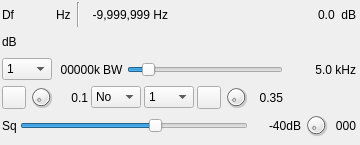
<?xml version="1.0" encoding="UTF-8"?>
<ui version="4.0">
 <class>FreqTrackerGUI</class>
 <widget class="RollupWidget" name="FreqTrackerGUI">
  <property name="geometry">
   <rect>
    <x>0</x>
    <y>0</y>
    <width>360</width>
    <height>145</height>
   </rect>
  </property>
  <property name="sizePolicy">
   <sizepolicy hsizetype="Minimum" vsizetype="Minimum">
    <horstretch>0</horstretch>
    <verstretch>0</verstretch>
   </sizepolicy>
  </property>
  <property name="minimumSize">
   <size>
    <width>360</width>
    <height>100</height>
   </size>
  </property>
  <property name="maximumSize">
   <size>
    <width>360</width>
    <height>16777215</height>
   </size>
  </property>
  <property name="font">
   <font>
    <family>Liberation Sans</family>
    <pointsize>9</pointsize>
   </font>
  </property>
  <property name="windowTitle">
   <string>Frequency Tracker</string>
  </property>
  <property name="statusTip">
   <string>Frequency Tracker</string>
  </property>
  <widget class="QWidget" name="settingsContainer" native="true">
   <property name="geometry">
    <rect>
     <x>0</x>
     <y>0</y>
     <width>358</width>
     <height>140</height>
    </rect>
   </property>
   <property name="windowTitle">
    <string>Settings</string>
   </property>
   <layout class="QVBoxLayout" name="verticalLayout">
    <property name="spacing">
     <number>3</number>
    </property>
    <property name="leftMargin">
     <number>2</number>
    </property>
    <property name="topMargin">
     <number>2</number>
    </property>
    <property name="rightMargin">
     <number>2</number>
    </property>
    <property name="bottomMargin">
     <number>2</number>
    </property>
    <item>
     <layout class="QHBoxLayout" name="deltaFreqPowLayout">
      <item>
       <layout class="QHBoxLayout" name="deltaFrequencyLayout">
        <item>
         <widget class="QLabel" name="deltaFrequencyLabel">
          <property name="minimumSize">
           <size>
            <width>16</width>
            <height>0</height>
           </size>
          </property>
          <property name="text">
           <string>Df</string>
          </property>
         </widget>
        </item>
        <item>
         <widget class="ValueDialZ" name="deltaFrequency" native="true">
          <property name="sizePolicy">
           <sizepolicy hsizetype="Maximum" vsizetype="Maximum">
            <horstretch>0</horstretch>
            <verstretch>0</verstretch>
           </sizepolicy>
          </property>
          <property name="minimumSize">
           <size>
            <width>32</width>
            <height>16</height>
           </size>
          </property>
          <property name="font">
           <font>
            <family>Liberation Mono</family>
            <pointsize>12</pointsize>
           </font>
          </property>
          <property name="cursor">
           <cursorShape>PointingHandCursor</cursorShape>
          </property>
          <property name="focusPolicy">
           <enum>Qt::StrongFocus</enum>
          </property>
          <property name="toolTip">
           <string>Demod shift frequency from center in Hz</string>
          </property>
         </widget>
        </item>
        <item>
         <widget class="QLabel" name="deltaUnits">
          <property name="text">
           <string>Hz </string>
          </property>
         </widget>
        </item>
        <item>
         <widget class="Line" name="line">
          <property name="orientation">
           <enum>Qt::Vertical</enum>
          </property>
         </widget>
        </item>
        <item>
         <widget class="QLabel" name="trackingFrequencyText">
          <property name="minimumSize">
           <size>
            <width>85</width>
            <height>0</height>
           </size>
          </property>
          <property name="toolTip">
           <string>Tracking delta frequency (Hz)</string>
          </property>
          <property name="text">
           <string>-9,999,999 Hz</string>
          </property>
          <property name="alignment">
           <set>Qt::AlignRight|Qt::AlignTrailing|Qt::AlignVCenter</set>
          </property>
         </widget>
        </item>
        <item>
         <spacer name="horizontalSpacer">
          <property name="orientation">
           <enum>Qt::Horizontal</enum>
          </property>
          <property name="sizeHint" stdset="0">
           <size>
            <width>40</width>
            <height>20</height>
           </size>
          </property>
         </spacer>
        </item>
       </layout>
      </item>
      <item>
       <layout class="QHBoxLayout" name="channelPowerLayout">
        <item>
         <widget class="QLabel" name="channelPower">
          <property name="toolTip">
           <string>Channel power</string>
          </property>
          <property name="layoutDirection">
           <enum>Qt::RightToLeft</enum>
          </property>
          <property name="text">
           <string>0.0</string>
          </property>
         </widget>
        </item>
        <item>
         <widget class="QLabel" name="channelPowerUnits">
          <property name="text">
           <string> dB</string>
          </property>
         </widget>
        </item>
       </layout>
      </item>
     </layout>
    </item>
    <item>
     <layout class="QHBoxLayout" name="signalLevelLayout">
      <item>
       <widget class="QLabel" name="channelPowerMeterUnits">
        <property name="text">
         <string>dB</string>
        </property>
       </widget>
      </item>
      <item>
       <widget class="LevelMeterSignalDB" name="channelPowerMeter" native="true">
        <property name="sizePolicy">
         <sizepolicy hsizetype="MinimumExpanding" vsizetype="Maximum">
          <horstretch>0</horstretch>
          <verstretch>0</verstretch>
         </sizepolicy>
        </property>
        <property name="minimumSize">
         <size>
          <width>0</width>
          <height>24</height>
         </size>
        </property>
        <property name="font">
         <font>
          <family>Liberation Mono</family>
          <pointsize>8</pointsize>
         </font>
        </property>
        <property name="toolTip">
         <string>Level meter (dB) top trace: average, bottom trace: instantaneous peak, tip: peak hold</string>
        </property>
       </widget>
      </item>
     </layout>
    </item>
    <item>
     <layout class="QHBoxLayout" name="rfBandwidthLayout">
      <item>
       <widget class="QComboBox" name="log2Decim">
        <property name="minimumSize">
         <size>
          <width>50</width>
          <height>0</height>
         </size>
        </property>
        <property name="maximumSize">
         <size>
          <width>50</width>
          <height>16777215</height>
         </size>
        </property>
        <property name="toolTip">
         <string>Decimation factor</string>
        </property>
        <item>
         <property name="text">
          <string>1</string>
         </property>
        </item>
        <item>
         <property name="text">
          <string>2</string>
         </property>
        </item>
        <item>
         <property name="text">
          <string>4</string>
         </property>
        </item>
        <item>
         <property name="text">
          <string>8</string>
         </property>
        </item>
        <item>
         <property name="text">
          <string>16</string>
         </property>
        </item>
        <item>
         <property name="text">
          <string>32</string>
         </property>
        </item>
        <item>
         <property name="text">
          <string>64</string>
         </property>
        </item>
       </widget>
      </item>
      <item>
       <widget class="QLabel" name="channelSampleRateText">
        <property name="minimumSize">
         <size>
          <width>45</width>
          <height>0</height>
         </size>
        </property>
        <property name="toolTip">
         <string>Channel sample rate</string>
        </property>
        <property name="text">
         <string>00000k</string>
        </property>
        <property name="alignment">
         <set>Qt::AlignRight|Qt::AlignTrailing|Qt::AlignVCenter</set>
        </property>
       </widget>
      </item>
      <item>
       <widget class="QLabel" name="rfBandwidthLabel">
        <property name="text">
         <string>BW</string>
        </property>
       </widget>
      </item>
      <item>
       <widget class="QSlider" name="rfBW">
        <property name="toolTip">
         <string>Channel bandwidth</string>
        </property>
        <property name="minimum">
         <number>10</number>
        </property>
        <property name="maximum">
         <number>400</number>
        </property>
        <property name="pageStep">
         <number>1</number>
        </property>
        <property name="value">
         <number>50</number>
        </property>
        <property name="orientation">
         <enum>Qt::Horizontal</enum>
        </property>
       </widget>
      </item>
      <item>
       <widget class="QLabel" name="rfBWText">
        <property name="minimumSize">
         <size>
          <width>70</width>
          <height>0</height>
         </size>
        </property>
        <property name="toolTip">
         <string>Channel bandwidth</string>
        </property>
        <property name="text">
         <string>5.0 kHz</string>
        </property>
        <property name="alignment">
         <set>Qt::AlignRight|Qt::AlignTrailing|Qt::AlignVCenter</set>
        </property>
       </widget>
      </item>
     </layout>
    </item>
    <item>
     <layout class="QHBoxLayout" name="trackerLayout">
      <item>
       <widget class="QToolButton" name="tracking">
        <property name="sizePolicy">
         <sizepolicy hsizetype="Preferred" vsizetype="Fixed">
          <horstretch>0</horstretch>
          <verstretch>0</verstretch>
         </sizepolicy>
        </property>
        <property name="toolTip">
         <string>Tracking enable</string>
        </property>
        <property name="text">
         <string/>
        </property>
        <property name="icon">
         <iconset resource="../../../sdrgui/resources/res.qrc">
          <normaloff>:/unlocked.png</normaloff>
          <normalon>:/locked.png</normalon>:/unlocked.png</iconset>
        </property>
        <property name="checkable">
         <bool>true</bool>
        </property>
       </widget>
      </item>
      <item>
       <widget class="QDial" name="alphaEMA">
        <property name="minimumSize">
         <size>
          <width>24</width>
          <height>24</height>
         </size>
        </property>
        <property name="maximumSize">
         <size>
          <width>24</width>
          <height>24</height>
         </size>
        </property>
        <property name="toolTip">
         <string>Alpha factor for delta frequency exponential moving average</string>
        </property>
        <property name="minimum">
         <number>1</number>
        </property>
        <property name="maximum">
         <number>100</number>
        </property>
        <property name="pageStep">
         <number>1</number>
        </property>
       </widget>
      </item>
      <item>
       <widget class="QLabel" name="alphaEMAText">
        <property name="minimumSize">
         <size>
          <width>32</width>
          <height>0</height>
         </size>
        </property>
        <property name="toolTip">
         <string>Alpha factor for delta frequency exponential moving average</string>
        </property>
        <property name="text">
         <string>0.1</string>
        </property>
        <property name="alignment">
         <set>Qt::AlignRight|Qt::AlignTrailing|Qt::AlignVCenter</set>
        </property>
       </widget>
      </item>
      <item>
       <widget class="QComboBox" name="trackerType">
        <property name="minimumSize">
         <size>
          <width>50</width>
          <height>0</height>
         </size>
        </property>
        <property name="maximumSize">
         <size>
          <width>50</width>
          <height>16777215</height>
         </size>
        </property>
        <property name="toolTip">
         <string>Tracking type</string>
        </property>
        <item>
         <property name="text">
          <string>No</string>
         </property>
        </item>
        <item>
         <property name="text">
          <string>FLL</string>
         </property>
        </item>
        <item>
         <property name="text">
          <string>PLL</string>
         </property>
        </item>
       </widget>
      </item>
      <item>
       <widget class="QComboBox" name="pllPskOrder">
        <property name="minimumSize">
         <size>
          <width>50</width>
          <height>0</height>
         </size>
        </property>
        <property name="maximumSize">
         <size>
          <width>50</width>
          <height>16777215</height>
         </size>
        </property>
        <property name="toolTip">
         <string>PLL PSK order (1 for CW)</string>
        </property>
        <item>
         <property name="text">
          <string>1</string>
         </property>
        </item>
        <item>
         <property name="text">
          <string>2</string>
         </property>
        </item>
        <item>
         <property name="text">
          <string>4</string>
         </property>
        </item>
        <item>
         <property name="text">
          <string>8</string>
         </property>
        </item>
        <item>
         <property name="text">
          <string>16</string>
         </property>
        </item>
        <item>
         <property name="text">
          <string>32</string>
         </property>
        </item>
       </widget>
      </item>
      <item>
       <widget class="ButtonSwitch" name="rrc">
        <property name="toolTip">
         <string>Toggle Reverse Root Cosine filter</string>
        </property>
        <property name="text">
         <string/>
        </property>
        <property name="icon">
         <iconset resource="../../../sdrgui/resources/res.qrc">
          <normaloff>:/dsb.png</normaloff>:/dsb.png</iconset>
        </property>
        <property name="checkable">
         <bool>true</bool>
        </property>
       </widget>
      </item>
      <item>
       <widget class="QDial" name="rrcRolloff">
        <property name="minimumSize">
         <size>
          <width>24</width>
          <height>24</height>
         </size>
        </property>
        <property name="maximumSize">
         <size>
          <width>24</width>
          <height>24</height>
         </size>
        </property>
        <property name="toolTip">
         <string>Reverse Root Cosine filter rolloff factor</string>
        </property>
       </widget>
      </item>
      <item>
       <widget class="QLabel" name="rrcRolloffText">
        <property name="minimumSize">
         <size>
          <width>32</width>
          <height>0</height>
         </size>
        </property>
        <property name="toolTip">
         <string>Reverse Root Cosine filter rolloff factor</string>
        </property>
        <property name="text">
         <string>0.35</string>
        </property>
        <property name="alignment">
         <set>Qt::AlignRight|Qt::AlignTrailing|Qt::AlignVCenter</set>
        </property>
       </widget>
      </item>
      <item>
       <spacer name="horizontalSpacer_2">
        <property name="orientation">
         <enum>Qt::Horizontal</enum>
        </property>
        <property name="sizeHint" stdset="0">
         <size>
          <width>40</width>
          <height>20</height>
         </size>
        </property>
       </spacer>
      </item>
     </layout>
    </item>
    <item>
     <layout class="QHBoxLayout" name="squelchLayout">
      <item>
       <widget class="QLabel" name="squelchLabel">
        <property name="toolTip">
         <string>Squelch indicator</string>
        </property>
        <property name="text">
         <string>Sq</string>
        </property>
       </widget>
      </item>
      <item>
       <widget class="QSlider" name="squelch">
        <property name="toolTip">
         <string>Squelch</string>
        </property>
        <property name="minimum">
         <number>-100</number>
        </property>
        <property name="maximum">
         <number>0</number>
        </property>
        <property name="pageStep">
         <number>1</number>
        </property>
        <property name="value">
         <number>-40</number>
        </property>
        <property name="orientation">
         <enum>Qt::Horizontal</enum>
        </property>
       </widget>
      </item>
      <item>
       <widget class="QLabel" name="squelchText">
        <property name="minimumSize">
         <size>
          <width>50</width>
          <height>0</height>
         </size>
        </property>
        <property name="toolTip">
         <string>Squelch level (dB)</string>
        </property>
        <property name="text">
         <string>-40dB</string>
        </property>
        <property name="alignment">
         <set>Qt::AlignRight|Qt::AlignTrailing|Qt::AlignVCenter</set>
        </property>
       </widget>
      </item>
      <item>
       <widget class="QDial" name="squelchGate">
        <property name="minimumSize">
         <size>
          <width>24</width>
          <height>24</height>
         </size>
        </property>
        <property name="maximumSize">
         <size>
          <width>24</width>
          <height>24</height>
         </size>
        </property>
        <property name="toolTip">
         <string>Squelch gate</string>
        </property>
        <property name="minimum">
         <number>0</number>
        </property>
        <property name="maximum">
         <number>99</number>
        </property>
        <property name="pageStep">
         <number>1</number>
        </property>
       </widget>
      </item>
      <item>
       <widget class="QLabel" name="squelchGateText">
        <property name="minimumSize">
         <size>
          <width>25</width>
          <height>0</height>
         </size>
        </property>
        <property name="toolTip">
         <string>Squelch gate (ms)</string>
        </property>
        <property name="text">
         <string>000</string>
        </property>
        <property name="alignment">
         <set>Qt::AlignRight|Qt::AlignTrailing|Qt::AlignVCenter</set>
        </property>
       </widget>
      </item>
     </layout>
    </item>
   </layout>
  </widget>
 </widget>
 <customwidgets>
  <customwidget>
   <class>RollupWidget</class>
   <extends>QWidget</extends>
   <header>gui/rollupwidget.h</header>
   <container>1</container>
  </customwidget>
  <customwidget>
   <class>LevelMeterSignalDB</class>
   <extends>QWidget</extends>
   <header>gui/levelmeter.h</header>
   <container>1</container>
  </customwidget>
  <customwidget>
   <class>ButtonSwitch</class>
   <extends>QToolButton</extends>
   <header>gui/buttonswitch.h</header>
  </customwidget>
  <customwidget>
   <class>ValueDialZ</class>
   <extends>QWidget</extends>
   <header>gui/valuedialz.h</header>
   <container>1</container>
  </customwidget>
 </customwidgets>
 <resources>
  <include location="../../../sdrgui/resources/res.qrc"/>
 </resources>
 <connections/>
</ui>
